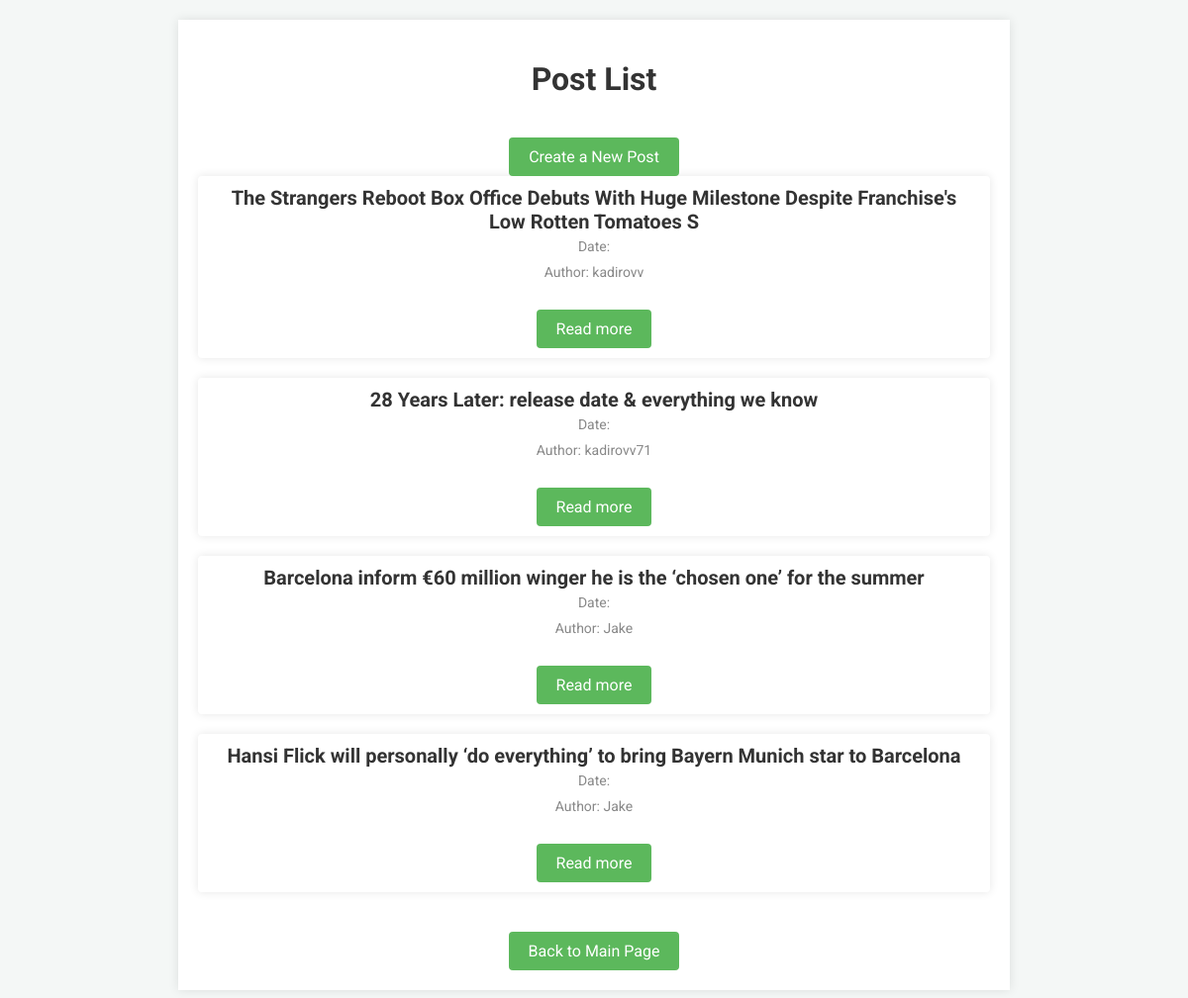
The app's page /post/post_list/ with its own data.
### post/models.py (models this page shows, shortened)
class Post(models.Model):
    title = models.CharField(max_length=100)
    content = models.TextField()
    created_at = models.DateTimeField(auto_now_add=True)
    updated_at = models.DateTimeField(auto_now=True)
    author = models.ForeignKey('user.CreateUser', on_delete=models.CASCADE)
    image = models.ImageField(upload_to='post_image/', blank=True, null=True)
    class Meta:
        db_table = 'post'

### user/models.py (models this page shows)
class CreateUser(AbstractUser):
    image = models.ImageField(upload_to='user_image/', blank=True, null=True)
    class Meta:
        db_table = 'create_user'
    def __str__(self):
        return self.username

### post/views.py (the view)
# urls.py: path('post_list/', PostListView.as_view(), name='post-list'),
class PostListView(View):
    def get(self, request):
        post_list = Post.objects.all()
        context = {'posts': post_list}
        return render(request, 'post_list.html', context=context)

### templates/post_list.html (shortened to what this page needs)
<!DOCTYPE html>
<html lang="en">
<head>
</head>
<body>
    <div class="container">
        <h1>Post List</h1>
        <a href="{% url 'post-create' %}" class="back-link">Create a New Post</a>
        {% for post in posts %}
            <div class="post">
                <h2>{{ post.title }}</h2>
                <p class="post-details">Date: {{ post.date }}</p>
                <p class="post-details">Author: {{ post.author }}</p>
                <a href="{% url 'post-detail' post.pk %}" class="back-link">Read more</a>
            </div>
        {% endfor %}
        <a href="/" class="back-link">Back to Main Page</a>
    </div>
</body>
</html>

### templates/post_list.html (style rules this page uses)
body { font-family: 'Roboto', sans-serif; background-color: #f4f7f6; margin: 0; padding: 0; text-align: center; }
.container { max-width: 800px; margin: 20px auto; padding: 20px; background-color: #fff; box-shadow: 0 0 10px rgba(0,0,0,0.1); }
h1 { color: #333; margin-bottom: 20px; }
.post { background: #fff; padding: 10px 20px; margin-bottom: 20px; border-radius: 4px; box-shadow: 0 0 10px rgba(0, 0, 0, 0.1); transition: transform 0.3s ease; cursor: pointer; }
.post h2 { color: #333; font-size: 20px; margin-top: 0; margin-bottom: 5px; }
.post-details { color: #888; font-size: 14px; margin-top: 0; margin-bottom: 10px; }
.back-link { background-color: #5cb85c; color: white; padding: 10px 20px; text-decoration: none; border-radius: 4px; font-size: 16px; margin-top: 20px; transition: background-color 0.3s ease; display: inline-block; }

### records on screen
Post: title "The Strangers Reboot Box Office Debuts With Huge Milestone Despite Franchise's Low Rotten Tomatoes S", author "kadirovv"
Post: title "28 Years Later: release date & everything we know", author "kadirovv71"
Post: title "Barcelona inform €60 million winger he is the ‘chosen one’ for the summer", author "Jake"
Post: title "Hansi Flick will personally ‘do everything’ to bring Bayern Munich star to Barcelona", author "Jake"
